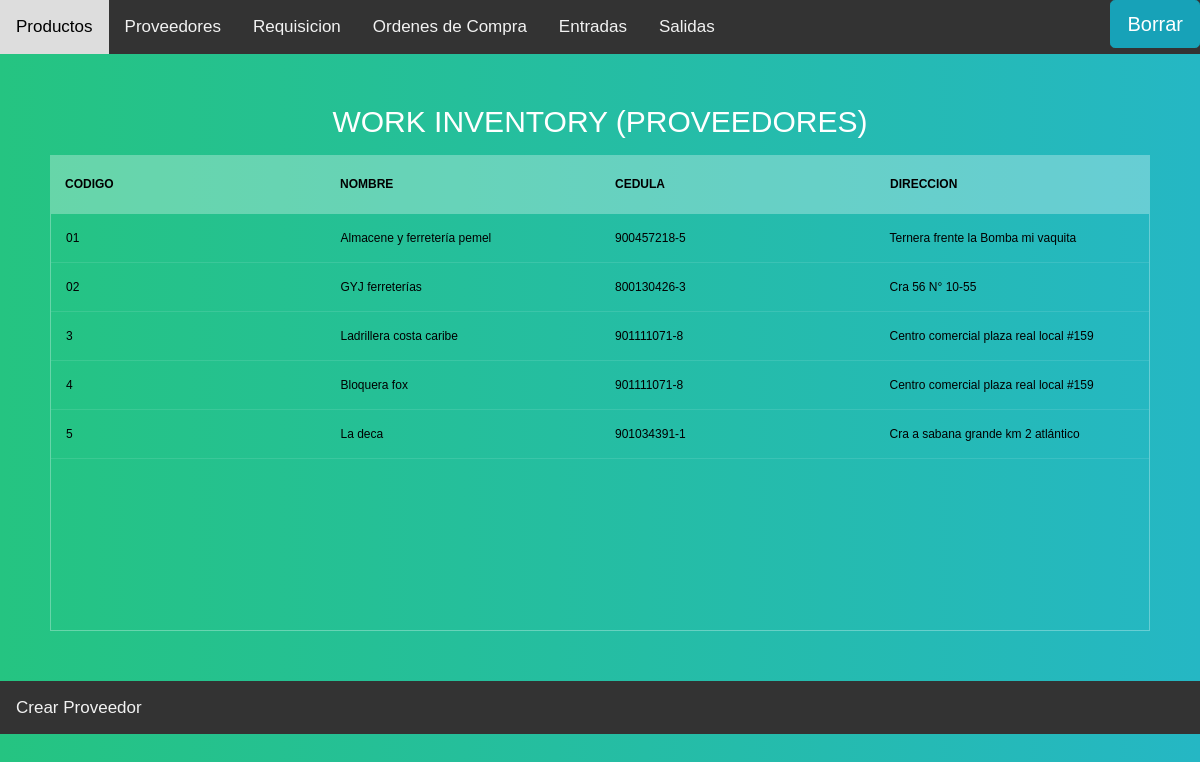
Page /Provider on the committed database.
### models.py (models this page shows)
class Provider(db.Model):
    __tablename__="Provider"
    Identifier = db.Column(db.String(100), primary_key=True)
    Name = db.Column(db.String(100))
    Ced = db.Column(db.String(100))
    Address = db.Column(db.String(100))
    Buy_Order= db.relationship('Buy_order', backref='Provider')
    Entrada = db.relationship('Tickets')

### app.py (the view, shortened to what this page needs)
@app.route('/Provider', methods=['GET','POST'])
def Provider_table():
    del_Pro = forms.Delete(request.form)
    Provider_data = {}
    for ID,Name,Ced,Address in  db.session.query(Provider.Identifier,Provider.Name,Provider.Ced,Provider.Address):
            Temp = {}
            Temp['ID'] = ID
            Temp['Name'] = Name
            Temp['Ced'] = Ced
            Temp['Address'] = Address
            Provider_data[ID] = Temp
    return render_template('Provider.html', Inventory = Provider_data, form=del_Pro )

### templates/Provider.html (shortened to what this page needs)
{% extends  'Header.html' %}
{% block search %}
  {% from "_macro.html" import render %}
    <div class="topnav-right">
    <button type="button"  class="btn btn-info btn-lg" data-toggle="modal" data-target="#myModal">Borrar</button>
  </div>
{% endblock %}
{% block content %}
    <section>
  <h1>Work inventory (PROVEEDORES)</h1>
  <div class="tbl-header">
    <table cellpadding="0" cellspacing="0" border="0">
      <thead>
        <tr>
          <tr >
            <th>Codigo</th>
            <th>Nombre</th>
            <th>Cedula</th>
            <th>Direccion</th>
        </tr>
      </thead>
    </table>
  </div>
  <div class="tbl-content">
    <table cellpadding="0" cellspacing="0" border="0">
      <tbody>
        {% for key in Inventory.keys() %}
          <tr>
            <td>{{Inventory[key]['ID']}}</td>
            <td>{{Inventory[key]['Name']}}</td>
            <td>{{Inventory[key]['Ced']}}</td>
            <td>{{Inventory[key]['Address']}}</td>
          </tr>
        {% endfor %}
      </tbody>
    </table>
  </div>
</section>
    {% endblock %}
  {% block footer %}
  <div class="topnav">
    <a href="http://127.0.0.1:8888/Create_Provider">Crear Proveedor</a>
    </div>
  {% endblock%}

### templates/Header.html (style rules this page uses)
h1 { font-size: 30px; color: #fff; text-transform: uppercase; font-weight: 300; text-align: center; margin-bottom: 15px; }
table { width:100%; table-layout: fixed; }
.tbl-header { background-color: rgba(255,255,255,0.3); }
.tbl-content { height: 418px; overflow-x:auto; margin-top: 0px; border: 1px solid rgba(255,255,255,0.3); }
th { padding: 20px 15px; text-align: left; font-weight: 600; font-size: 12px; color: #000000; text-transform: uppercase; }
td { padding: 15px; text-align: left; vertical-align:middle; font-weight: 500; font-size: 12px; color: #000000; border-bottom: solid 1px rgba(255,255,255,0.1); }
body { background: -webkit-linear-gradient(left, #25c481, #25b7c4); background: linear-gradient(to right, #25c481, #25b7c4); font-family: 'Roboto', sans-serif; }
section { margin: 50px; }
body { margin: 0; font-family: Arial, Helvetica, sans-serif; }
.topnav { overflow: hidden; background-color: #333; }
.topnav a { float: left; color: #f2f2f2; text-align: center; padding: 14px 16px; text-decoration: none; font-size: 17px; }
.topnav-right { float: right; }

### rows in the picture
Provider: Identifier "01", Name "Almacene y ferretería pemel", Ced "900457218-5", Address "Ternera frente la Bomba mi vaquita"
Provider: Identifier "02", Name "GYJ ferreterías", Ced "800130426-3", Address "Cra 56 N° 10-55"
Provider: Name "Ladrillera costa caribe", Ced "901111071-8", Address "Centro comercial plaza real local #159"
Provider: Name "Bloquera fox", Ced "901111071-8", Address "Centro comercial plaza real local #159"
Provider: Name "La deca", Ced "901034391-1", Address "Cra a sabana grande km 2 atlántico"

### other values in the picture
{{ Inventory[key]['ID'] }} "3" "4" "5"
